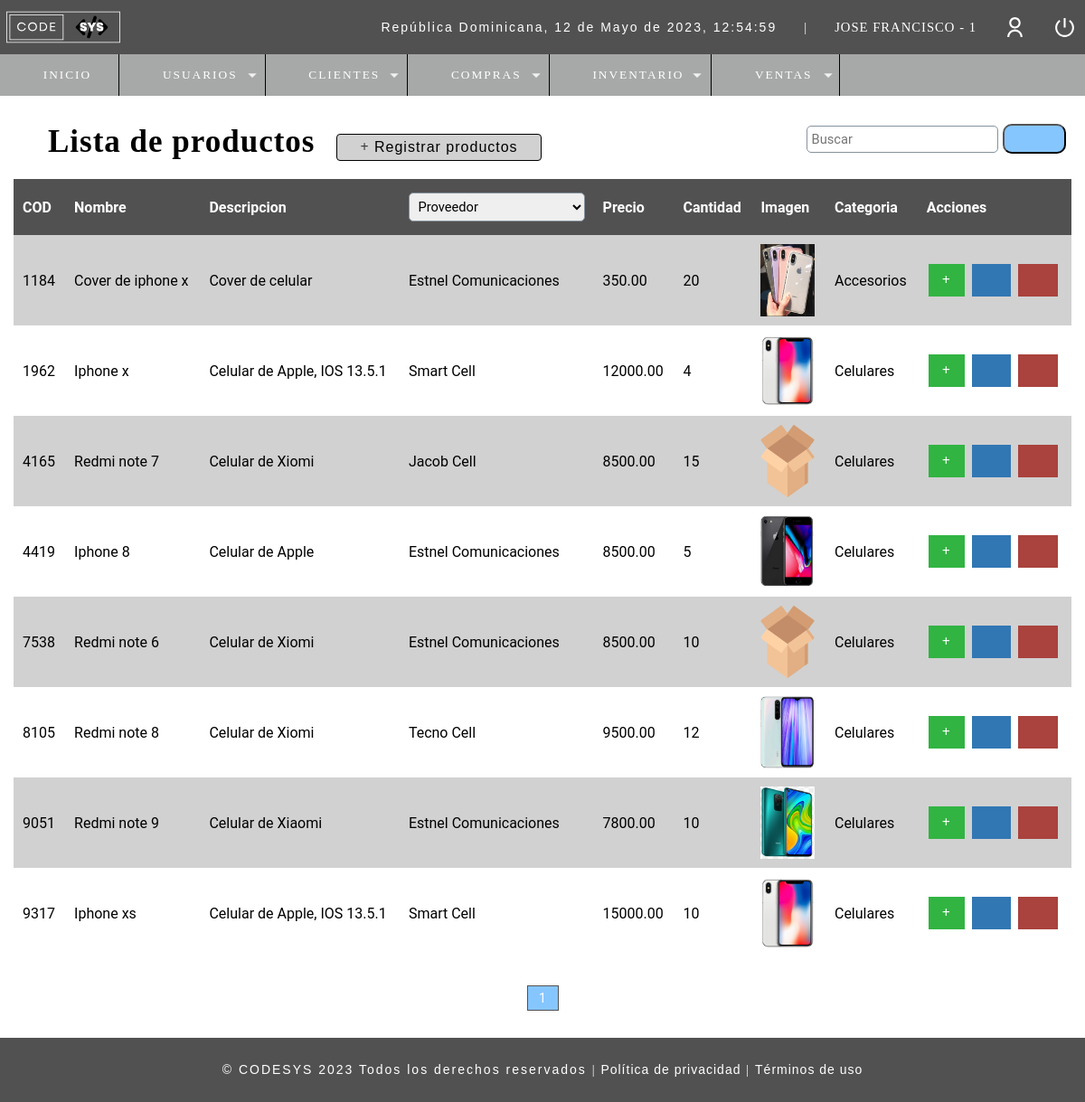
The app's page /r_productos.php (signed in), older data.
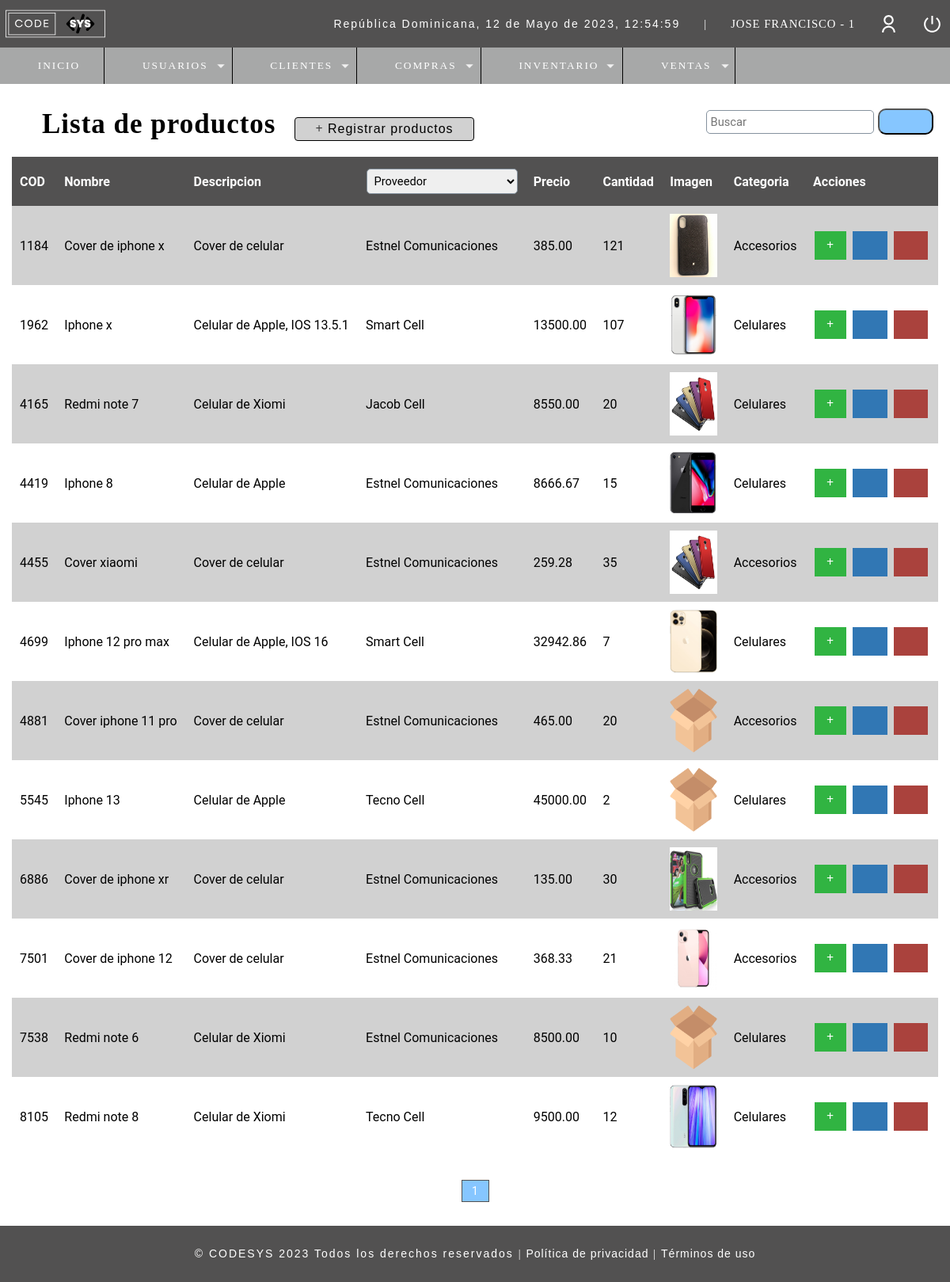
The same page, newer data.
### tables this page shows
CREATE TABLE `t_usuario` (
  `ID_Usuario` int(11) NOT NULL,
  `Nombre` varchar(50) DEFAULT NULL,
  `Email` varchar(100) DEFAULT NULL,
  `Usuario` varchar(15) DEFAULT NULL,
  `Pass` varchar(150) DEFAULT NULL,
  `Rol` int(11) DEFAULT NULL,
  `ID_Estado` int(10) DEFAULT NULL
);

CREATE TABLE `t_producto` (
  `Cod_Producto` int(11) NOT NULL,
  `Nombre` varchar(50) NOT NULL,
  `Descripcion` varchar(100) DEFAULT NULL,
  `Proveedor` int(11) DEFAULT NULL,
  `Precio_Unitario` decimal(10,2) DEFAULT NULL,
  `Cantidad` int(11) DEFAULT NULL,
  `Fecha_Registro` datetime NOT NULL DEFAULT current_timestamp(),
  `Costo` decimal(50,0) NOT NULL,
  `Imagen` text DEFAULT NULL,
  `ID_Usuario` int(11) NOT NULL,
  `ID_Estado` int(11) NOT NULL,
  `ID_Categoria` int(11) NOT NULL
);

CREATE TABLE `t_proveedor` (
  `ID_Proveedor` int(11) NOT NULL,
  `Proveedor` varchar(50) DEFAULT NULL,
  `Cod_Usuario` int(11) NOT NULL,
  `Fecha_Registro` datetime NOT NULL DEFAULT current_timestamp(),
  `Contacto` varchar(50) DEFAULT NULL,
  `Telefono` varchar(15) DEFAULT NULL,
  `Direccion` varchar(100) DEFAULT NULL,
  `ID_Estado` int(11) NOT NULL
);

CREATE TABLE `t_categoria` (
  `ID_Categoria` int(11) NOT NULL,
  `Nombre_Categoria` varchar(50) NOT NULL,
  `Descripcion` varchar(100) NOT NULL
);

### Include/functions.php (called while the page is built, shortened)
<?php
	function fechaActual(){
		$mes = array("","Enero",
		    "Febrero",
			"Marzo",
			"Abril",
			"Mayo",
			"Junio",
			"Julio",
			"Agosto",
			"Septiembre",
			"Octubre",
			"Noviembre",
			"Diciembre");
		return date('d')." de ". $mes[date('n')] . " de " . date('Y') . ", " . date('H:i:s');
	}
?>

### Controllers/r_productos.controller.php (called while the page is built, shortened)
<?php
include("./Database/conn_backend.php");
$sql_registers =  mysqli_query($conn, "SELECT COUNT(*) as total_registers FROM t_producto WHERE ID_Estado=1");
$result_registers = mysqli_fetch_array($sql_registers);
$total_registro = $result_registers['total_registers'];
$paginas = 50;
if(empty($_GET['pagina'])){
    $pagina = 1;
}else{
    $pagina = $_GET['pagina'];
}
$from = ($pagina - 1) * $paginas;
$total_pages = ceil($total_registro / $paginas);
$sql = "SELECT prod.Cod_Producto, prod.Nombre, prod.Descripcion, prov.Proveedor, prod.Precio_Unitario, prod.Cantidad, prod.Costo, prod.Imagen, e.Estado, ca.Nombre_Categoria
            FROM t_producto prod
            INNER JOIN t_estado e
            INNER JOIN t_proveedor prov
            INNER JOIN t_categoria ca
            ON prod.ID_Estado = e.ID_Estado
            AND prod.Proveedor = prov.ID_Proveedor
            AND prod.ID_Categoria = ca.ID_Categoria
            WHERE e.ID_Estado = 1
            ORDER BY prod.Cod_Producto ASC
            LIMIT $from,$paginas";
$result = mysqli_query($conn, $sql);
?>

### r_productos.php (the view, shortened to what the changed rows need)
<?php
    include_once("Include/plantilla_Cabeza.php");
    include("Controllers/r_productos.controller.php");
    $usuario = $_SESSION['Usuario'];
	include("Database/conn_backend.php");
	$sql = mysqli_query($conn,
	"SELECT (u.Rol) as ID_Rol, (r.Rol) as Rol
		FROM t_usuario u
		INNER JOIN t_rol r
		ON u.Rol = r.ID_Rol WHERE Usuario='$usuario'");
	$idrol = 0;
	while($mostrar = mysqli_fetch_array($sql)){
		$idrol = $mostrar['ID_Rol'];
	}
?>
<br>
<br>
<head>
    <link rel="stylesheet" href="css/style.css">
</head>
<section id="container">
    <div class="r_user">
	<h1><i class="fa-solid fa-tag" style="color: #000;"></i> Lista de productos</h1>
    <div class="containerTableResponsive">
    <table>
        <thead class="table">
        <tr>
            <th>COD</th>
            <th>Nombre</th>
            <th>Descripcion</th>
            <th>
                <select name="proveedor" id="search_proveedor" class="form-select form-select-lg mb-1" aria-label=".form-select-lg example">
                <option value="" selected>Proveedor</option>
                </select>
            </th>
            <th>Precio</th>
            <th>Cantidad</th>
            <th>Imagen</th>
            <th>Categoria</th>
            <th>Acciones</th>
        </tr>
        </thead>
        <tbody>
        <?php while($mostrar = mysqli_fetch_array($result)): ?>
        <tr class="row<?= $mostrar['Cod_Producto']; ?>">
            <td><?= $mostrar['Cod_Producto']; ?></td>
            <td><?= $mostrar['Nombre']; ?></td>
            <td><?= $mostrar['Descripcion']; ?></td>
            <td><?= $mostrar['Proveedor']; ?></td>
            <td class="celPrecio"><?= $mostrar['Precio_Unitario']; ?></td>
            <td class="celCantidad"><?= $mostrar['Cantidad']; ?></td>
            <td><img src="<?php echo 'assets/images/Uploads/'.$mostrar['Imagen'];?>" alt="Producto" height="80px" width="60px"></td>
            <td><?= $mostrar['Nombre_Categoria']; ?></td>
            <td>
                    <?php if($idrol != 4 && $idrol != 2){ ?>
                <a class="btn_append add_product" product="<?php echo $mostrar['Cod_Producto'];?>" href="#"><i class="fa-solid fa-plus" style="color: #fff;"></i></a>
                <a class="btn_edit" id="abrir_caja" href="u_productos.php?id=<?php echo $mostrar['Cod_Producto'];?>" data-bs-toggle="modal" data-bs-target="#btn_editar" ><i class="fa-solid fa-pen-to-square"></i></a>
                    <?php if($idrol != 3){ ?>
                <a class="btn_delete del_product" href="#" product="<?php echo $mostrar['Cod_Producto'];?>"><i class="fa-solid fa-trash"></i></a>
                    <?php }} ?>
            </td>
            <?php endwhile;?>
        </tr>
        </tbody>
    </table>
    </div>
    <div class="paginador">
        <ul>
            <?php if($pagina != 1){ ?>
            <li><a href="?pagina=<?php echo 1; ?>"><i class="fa-sharp fa-solid fa-backward-step" style="color: #000000; height: 16px;"></i></a></li>
            <li><a href="?pagina=<?php echo $pagina-1; ?>"><i class="fa-sharp fa-solid fa-caret-left" style="color: #000000; height: 16px;"></i></a></li>
            <?php } for($i=1;$i<=$total_pages;$i++){
                if($i == $pagina){
                    echo '<li class="page_select">'.$i.'</a></li>';
                }else{
                echo '<li><a href="?pagina='.$i.'">'.$i.'</a></li>';
                }
            } if($pagina != $total_pages){ ?>
            <li><a href="?pagina=<?php echo $pagina + 1; ?>"><i class="fa-solid fa-caret-right" style="color: #000000; height: 16px;"></i></a></li>
            <li><a href="?pagina=<?php echo $total_pages?>"><i class="fa-sharp fa-solid fa-forward-step" style="color: #000000; height: 16px;"></i></a></li>
            <?php } ?>
        </ul>
    </div>
    </div>
</section>
<?php include_once("Include/plantilla_pie.php");?>

### Include/plantilla_Cabeza.php (shortened to what the changed rows need)
<?php
	include("./Database/conn_backend.php");
	include("scripts.php");
	$usuario = $_SESSION['Usuario'];
	$sql = "SELECT * FROM t_usuario WHERE Usuario='$usuario'";
	$result = mysqli_query($conn, $sql);
?>
<!DOCTYPE html>
<html lang="en">
<head>
</head>
<body>
	<header>
		<div class="header">
			<h1><img class="imgHeader" src="assets\images\CODESYSLOGO.svg" alt="Logo de CODESYS" width="130px" height="100px" style="margin-top:2px; margin-left:-5px;"></h1>
			<div class="optionsBar">
				<p id="hora">República Dominicana, <?php echo fechaActual();?></p>
				<span>|</span>
				<?php while($mostrar = mysqli_fetch_array($result)){?>
				<span class="user"><?php echo $mostrar['Nombre'].' - '.$mostrar['Rol']?></span>
				<?php } ?>
				<img class="photouser" src="assets\images\user-line.svg" alt="Usuario">
				<a href="Include\Close_session.php"><img class="close" src="assets\images\shut-down-line.svg" alt="Salir del sistema" title="Salir"></a>
			</div>
		</div>
	</header>

Row changes from the older to the newer data that the page shows:
no longer on this page (row edited): t_producto: Cod_Producto "9051", Nombre "Redmi note 9", Descripcion "Celular de Xiaomi", Proveedor.Proveedor "Estnel Comunicaciones", Precio_Unitario "7800.00", Cantidad "10", Imagen (picture), ID_Categoria.Nombre_Categoria "Celulares"
no longer on this page (row edited): t_producto: Cod_Producto "9317", Nombre "Iphone xs", Descripcion "Celular de Apple, IOS 13.5.1", Proveedor.Proveedor "Smart Cell", Precio_Unitario "15000.00", Cantidad "10", Imagen (picture), ID_Categoria.Nombre_Categoria "Celulares"
changed t_producto "Cover de iphone x": Precio_Unitario "350.00" → "385.00"; Cantidad "20" → "121"; Imagen: a different picture
changed t_producto "Iphone x": Precio_Unitario "12000.00" → "13500.00"; Cantidad "4" → "107"
changed t_producto "Redmi note 7": Precio_Unitario "8500.00" → "8550.00"; Cantidad "15" → "20"; Imagen: a different picture
changed t_producto "Iphone 8": Precio_Unitario "8500.00" → "8666.67"; Cantidad "5" → "15"
added t_producto: Cod_Producto "4455", Nombre "Cover xiaomi", Descripcion "Cover de celular", Proveedor.Proveedor "Estnel Comunicaciones", Precio_Unitario "259.28", Cantidad "35", Imagen (picture), ID_Categoria.Nombre_Categoria "Accesorios"
now on this page (row edited): t_producto: Cod_Producto "4699", Nombre "Iphone 12 pro max", Descripcion "Celular de Apple, IOS 16", Proveedor.Proveedor "Smart Cell", Precio_Unitario "32942.86", Cantidad "7", Imagen (picture), ID_Categoria.Nombre_Categoria "Celulares"
added t_producto: Cod_Producto "4881", Nombre "Cover iphone 11 pro", Descripcion "Cover de celular", Proveedor.Proveedor "Estnel Comunicaciones", Precio_Unitario "465.00", Cantidad "20", Imagen (picture), ID_Categoria.Nombre_Categoria "Accesorios"
added t_producto: Cod_Producto "5545", Nombre "Iphone 13", Descripcion "Celular de Apple", Proveedor.Proveedor "Tecno Cell", Precio_Unitario "45000.00", Cantidad "2", Imagen (picture), ID_Categoria.Nombre_Categoria "Celulares"
added t_producto: Cod_Producto "6886", Nombre "Cover de iphone xr", Descripcion "Cover de celular", Proveedor.Proveedor "Estnel Comunicaciones", Precio_Unitario "135.00", Cantidad "30", Imagen (picture), ID_Categoria.Nombre_Categoria "Accesorios"
added t_producto: Cod_Producto "7501", Nombre "Cover de iphone 12", Descripcion "Cover de celular", Proveedor.Proveedor "Estnel Comunicaciones", Precio_Unitario "368.33", Cantidad "21", Imagen (picture), ID_Categoria.Nombre_Categoria "Accesorios"
